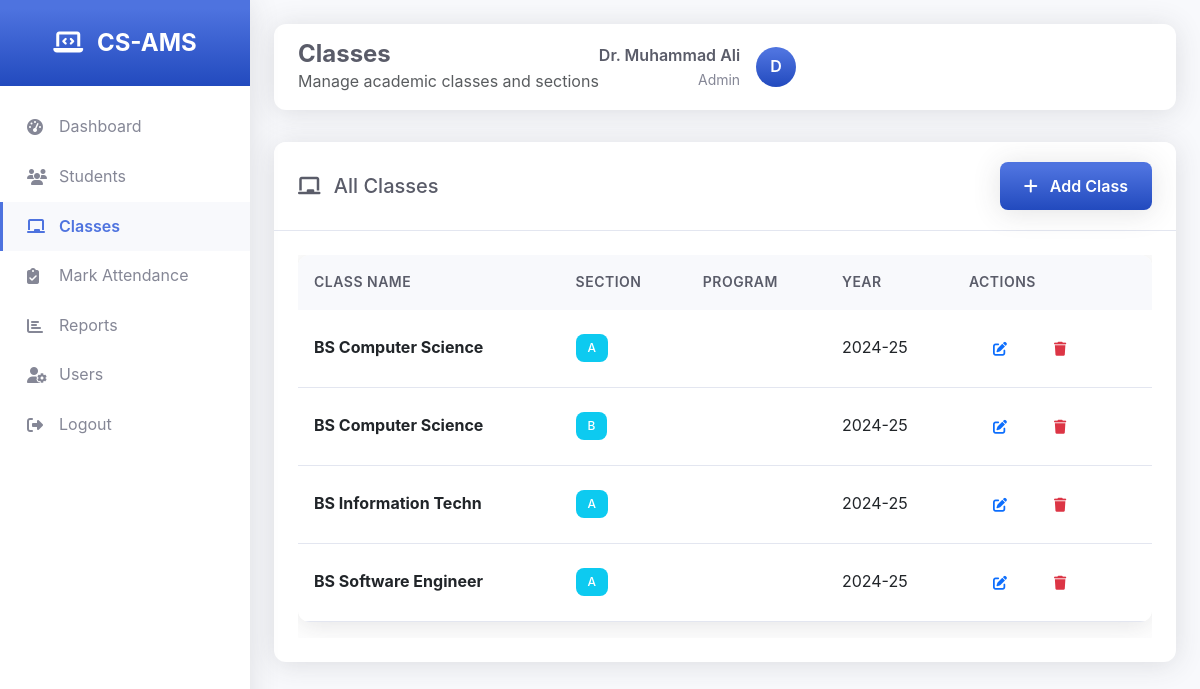
/views/classes.php (signed in), run on the app's committed database.
### tables this page shows
CREATE TABLE classes (
    id INT PRIMARY KEY AUTO_INCREMENT,
    class_name VARCHAR(20) NOT NULL,
    section VARCHAR(10) NOT NULL,
    academic_year VARCHAR(20) DEFAULT '2024-25',
    teacher_id INT,
    is_active BOOLEAN DEFAULT TRUE,
    created_at TIMESTAMP DEFAULT CURRENT_TIMESTAMP,
    FOREIGN KEY (teacher_id) REFERENCES users(id) ON DELETE SET NULL,
    UNIQUE KEY unique_class_section (class_name, section, academic_year)
);

### views/classes.php (the view, shortened to what this page needs)
<?php
$database = new Database();
$db = $database->getConnection();
$action = $_GET['action'] ?? 'list';
if ($action === 'list') {
    $query = "SELECT * FROM classes WHERE is_active = 1 ORDER BY academic_year DESC, class_name ASC, section ASC";
    $stmt = $db->prepare($query);
    $stmt->execute();
    $classes = $stmt->fetchAll(PDO::FETCH_ASSOC);
}
require_once '../includes/header.php';
require_once '../includes/sidebar.php';
?>
<div class="main-content">
    <?php
    require_once '../includes/top-nav.php';
    ?>
    <?php if ($action === 'list'): ?>
        <div class="card">
            <div class="card-header d-flex justify-content-between align-items-center">
                <h5 class="mb-0">
                    <i class="fas fa-chalkboard me-2"></i>
                    All Classes
                </h5>
                <a href="classes.php?action=add" class="btn btn-primary">
                    <i class="fas fa-plus me-2"></i>
                    Add Class
                </a>
            </div>
            <div class="card-body">
                <?php if (empty($classes)): ?>
                    <div class="text-center py-4">
                        <i class="fas fa-chalkboard fa-3x text-muted mb-3"></i>
                        <p class="text-muted">No classes found.</p>
                        <a href="classes.php?action=add" class="btn btn-primary">
                            <i class="fas fa-plus me-2"></i>
                            Add First Class
                        </a>
                    </div>
                <?php else: ?>
                    <div class="table-responsive">
                        <table class="table">
                            <thead>
                                <tr>
                                    <th>Class Name</th>
                                    <th>Section</th>
                                    <th>Program</th>
                                    <th>Year</th>
                                    <th>Actions</th>
                                </tr>
                            </thead>
                            <tbody>
                                <?php foreach ($classes as $class): ?>
                                    <tr>
                                        <td><strong><?php echo htmlspecialchars($class['class_name']); ?></strong></td>
                                        <td><span class="badge bg-info"><?php echo htmlspecialchars($class['section']); ?></span></td>
                                        <td><?php echo htmlspecialchars($class['program']); ?></td>
                                        <td><?php echo htmlspecialchars($class['academic_year']); ?></td>
                                        <td>
                                            <div class="btn-group" role="group">
                                                <a href="classes.php?action=edit&id=<?php echo $class['id']; ?>" class="btn btn-sm btn-outline-primary">
                                                    <i class="fas fa-edit"></i>
                                                </a>
                                                <a href="classes.php?action=delete&id=<?php echo $class['id']; ?>" class="btn btn-sm btn-outline-danger" onclick="return confirm('Delete this class?')">
                                                    <i class="fas fa-trash"></i>
                                                </a>
                                            </div>
                                        </td>
                                    </tr>
                                <?php endforeach; ?>
                            </tbody>
                        </table>
                    </div>
                <?php endif; ?>
            </div>
        </div>
    <?php endif; ?>
</div>
<?php require_once '../includes/footer.php'; ?>

### assets/css/style.css (style rules this page uses)
:root { --primary-color: #4e73df; --primary-dark: #2e59d9; --secondary-color: #858796; --success-color: #1cc88a; --info-color: #36b9cc; --warning-color: #f6c23e; --danger-color: #e74a3b; --light-color: #f8f9fc; --dark-color: #5a5c69; --white: #ffffff; --border-color: #e3e6f0; --shadow: 0 0.15rem 1.75rem 0 rgba(58, 59, 69, 0.15); --shadow-lg: 0 0.5rem 2rem 0 rgba(58, 59, 69, 0.2); --gradient-primary: linear-gradient(180deg, #4e73df 10%, #224abe 100%); --gradient-success: linear-gradient(180deg, #1cc88a 10%, #13855c 100%); --gradient-info: linear-gradient(180deg, #36b9cc 10%, #258391 100%); --gradient-warning: linear-gradient(180deg, #f6c23e 10%, #dda20a 100%); --gradient-danger: linear-gradient(180deg, #e74a3b 10%, #be2617 100%); }
* { margin: 0; padding: 0; box-sizing: border-box; }
body { font-family: 'Nunito', -apple-system, BlinkMacSystemFont, 'Segoe UI', Roboto, sans-serif; background-color: var(--light-color); color: var(--dark-color); line-height: 1.6; }
.btn-primary { background: var(--gradient-primary); border: none; border-radius: 0.75rem; padding: 0.75rem 1.5rem; font-weight: 600; transition: all 0.3s ease; box-shadow: var(--shadow); }
.dashboard-wrapper { min-height: 100vh; background-color: var(--light-color); }
.main-content { margin-left: 250px; padding: 1.5rem; transition: all 0.3s ease; }
.card { border: none; border-radius: 0.75rem; box-shadow: var(--shadow); transition: all 0.3s ease; overflow: hidden; }
.card-header { background: var(--white); border-bottom: 1px solid var(--border-color); padding: 1.25rem 1.5rem; font-weight: 600; color: var(--dark-color); }
.card-body { padding: 1.5rem; }
.table { background: var(--white); border-radius: 0.75rem; overflow: hidden; box-shadow: var(--shadow); }
.table thead th { background: var(--light-color); border: none; padding: 1rem; font-weight: 600; color: var(--dark-color); text-transform: uppercase; font-size: 0.875rem; letter-spacing: 0.5px; }
.table tbody td { padding: 1rem; border: none; border-bottom: 1px solid var(--border-color); vertical-align: middle; }
.badge { padding: 0.5rem 0.75rem; border-radius: 0.5rem; font-weight: 500; font-size: 0.75rem; }
.btn { border-radius: 0.5rem; padding: 0.75rem 1.5rem; font-weight: 600; transition: all 0.3s ease; border: none; }
.btn-primary { background: var(--gradient-primary); box-shadow: var(--shadow); }

### data on the page
classes: class_name "BS Computer Science", section "A", academic_year "2024-25"
classes: class_name "BS Computer Science", section "B", academic_year "2024-25"
classes: class_name "BS Information Techn", section "A", academic_year "2024-25"
classes: class_name "BS Software Engineer", section "A", academic_year "2024-25"

### other printed values
$nav_title "Classes"
$nav_subtitle "Manage academic classes and sections"
$_SESSION['full_name'] "Dr. Muhammad Ali"
$_SESSION['role'] "Admin"
substr($_SESSION['full_name'], 0, 1) "D"
